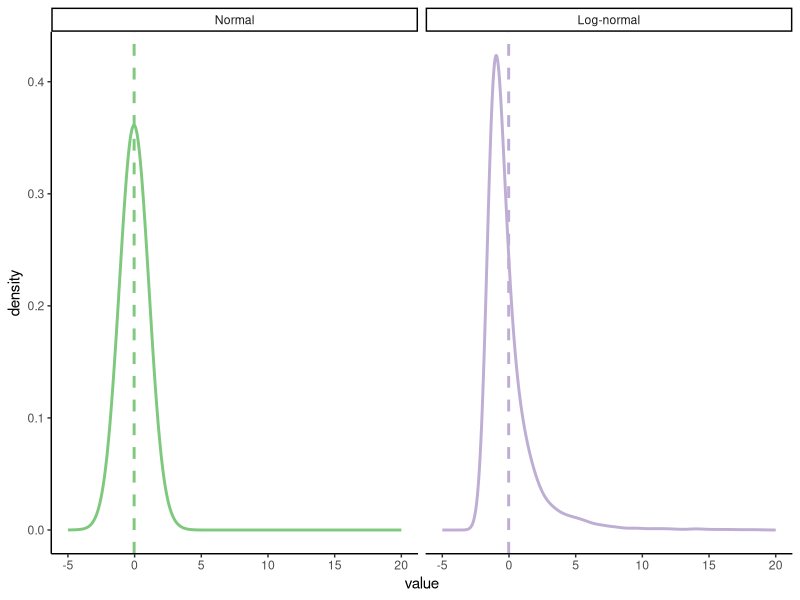
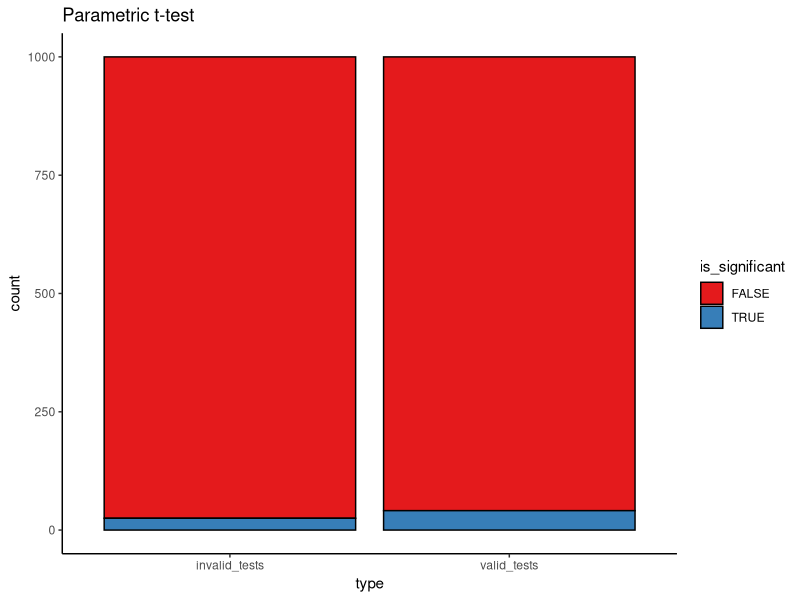
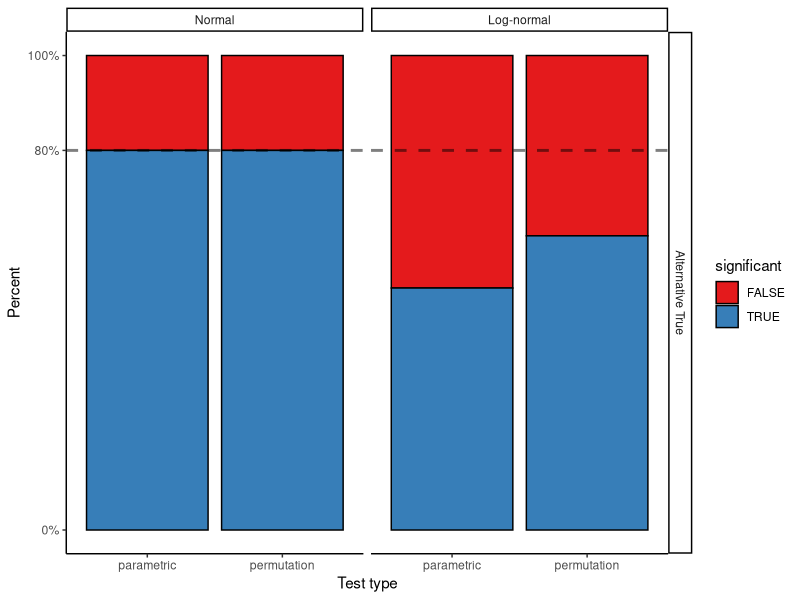
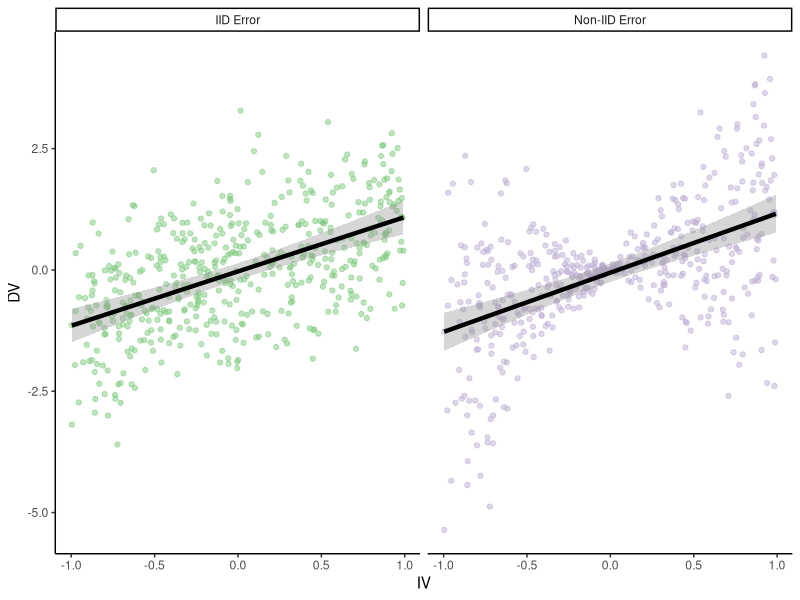
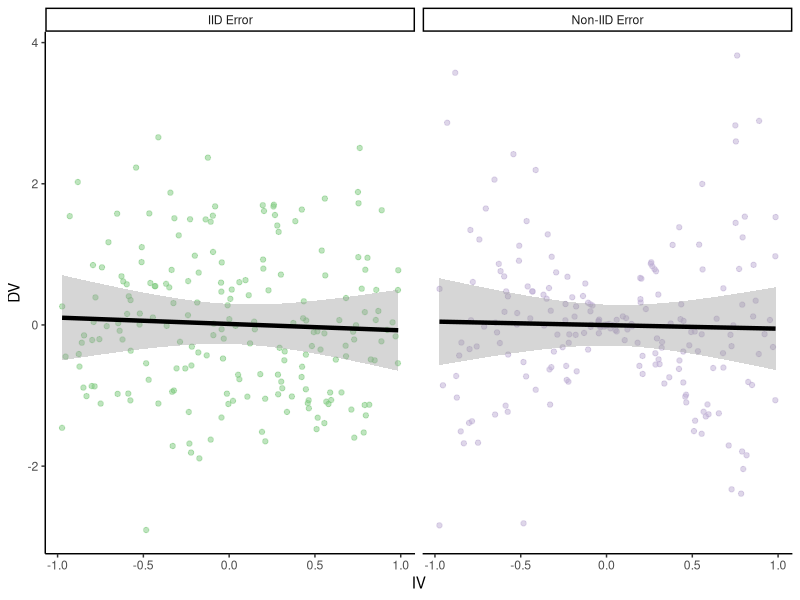
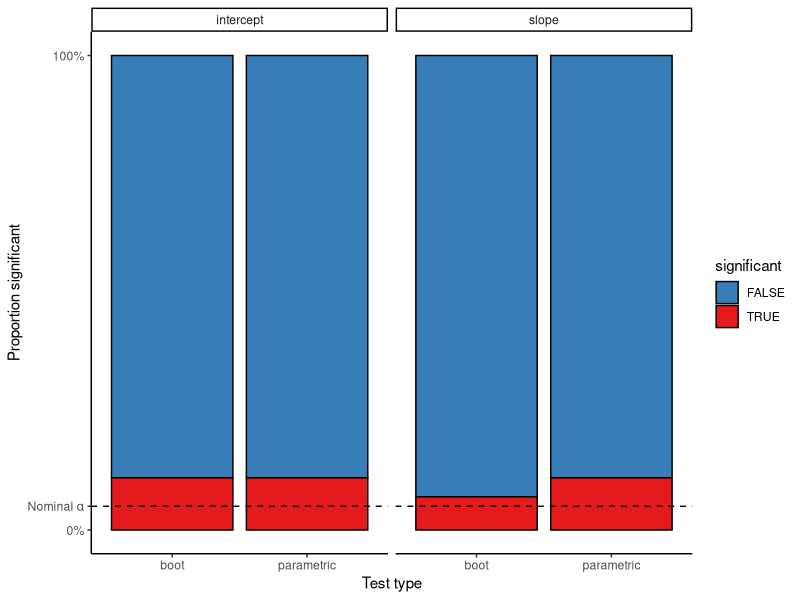
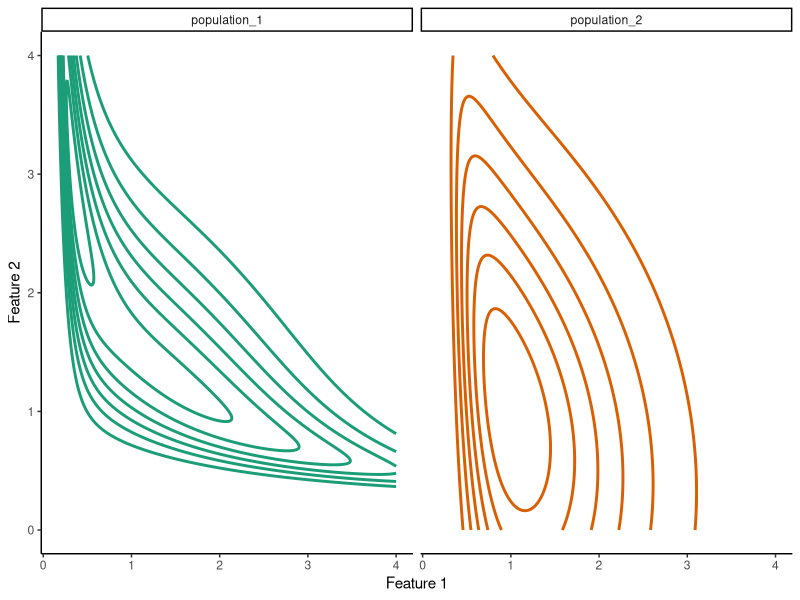
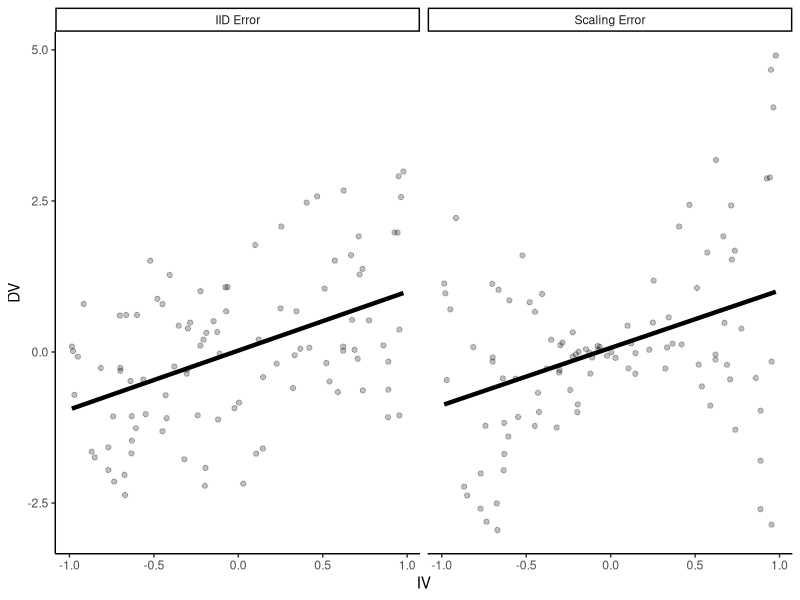

Write R code to recreate these figures, in order.
## ---- chunk 1
library("knitr")     # for knitting RMarkdown 
library("boot")      # for bootstrapping
library("patchwork") # for making figure panels
library("tidyverse") # for data wrangling etc.

opts_chunk$set(
  comment = "",
  results = "hold",
  fig.show = "hold"
)
## ---- chunk 2
theme_set(
  theme_classic() #set the theme 
)
## ---- chunk 3
num_points = 1e4
parametric_plotting_data = tibble(
  distribution = rep(c("Normal", "Log-normal"), each = num_points),
  value = c(
    rnorm(num_points, 0, 1), # normal
    exp(rnorm(num_points, 0, 1)) - exp(1 / 2)
  )
) %>%
  mutate(distribution = factor(distribution, levels = c("Normal", "Log-normal")))
## ---- chunk 4
ggplot(parametric_plotting_data, aes(x = value, color = distribution)) +
  geom_density(bw = 0.5, size = 1) +
  geom_vline(
    data = parametric_plotting_data %>%
      group_by(distribution) %>%
      summarize(mean_value = mean(value), sd_value = sd(value)),
    aes(xintercept = mean_value, color = distribution),
    linetype = 2, size = 1
  ) +
  xlim(-5, 20) +
  facet_grid(~distribution, scales = "free") +
  guides(color = F) +
  scale_color_brewer(palette = "Accent")
## ---- chunk 5
ggsave("figures/log_normal_dists.png", width=5, height=3)
## ---- chunk 6
gen_data_and_test = function(num_observations_per) {
  x = rnorm(num_observations_per, 0, 1.1)
  y = rnorm(num_observations_per, 0, 1.1)

  pnormal = t.test(x, y, var.equal = T)$p.value

  # what if the data are log-normally distributed?
  x = exp(rnorm(num_observations_per, 0, 1.1))
  y = exp(rnorm(num_observations_per, 0, 1.1))

  pnotnormal = t.test(x, y, var.equal = T)$p.value
  return(c(pnormal, pnotnormal))
}

parametric_issues_demo = function(num_tests, num_observations_per) {
  replicate(num_tests, gen_data_and_test(num_observations_per))
}
## ---- chunk 7
set.seed(0) # ensures we get the same results each time we run it

num_tests = 1000 # how many datasets to generate/tests to run
num_observations_per = 20 # how many obsservations in each dataset

parametric_issues_results = parametric_issues_demo(num_tests=num_tests, 
                                                   num_observations_per=num_observations_per)

parametric_issues_d = data.frame(valid_tests = parametric_issues_results[1,],
                                 invalid_tests = parametric_issues_results[2,],
                                 iteration=1:num_tests) %>%
  gather(type, p_value, contains("tests")) %>%
  mutate(is_significant = p_value < 0.05)

# Number significant results with normally distributed data
sum(parametric_issues_results[1,] < 0.05)

# number of significant results with log-normally distributed data
sum(parametric_issues_results[2,] < 0.05)
## ---- chunk 8
ggplot(parametric_issues_d, aes(x=type, fill=is_significant)) +
  geom_bar(stat="count", color="black") +
  scale_fill_brewer(palette="Set1") +
  labs(title="Parametric t-test")
## ---- chunk 9
boot_mean_diff_test = function(x, y) {
  obs_t = t.test(x, y)$statistic
  boot_iterate = function(x, y, indices) { # indices is a dummy here
    x_samp = sample(x, 
                    length(x), 
                    replace=T)
    y_samp = sample(y, 
                    length(y), 
                    replace=T)
    mean_diff = mean(y_samp) - mean(x_samp)
    return(mean_diff)
  }
  boots = boot(data = c(x, y), boot_iterate, R=500)
  #  boots = replicate(100, boot_iterate(x, y))
  #  quants = quantile(boots, probs=c(0.025, 0.975))
  quants = boot.ci(boots)$bca[4:5]
  return(sign(quants[1]) == sign(quants[2]))
}
## ---- chunk 10
# gen_data_and_boot_test = function(num_observations_per) {
# x = rnorm(num_observations_per, 0, 1.1)
# y = rnorm(num_observations_per, 0, 1.1)
# 
# pnormal = boot_mean_diff_test(x, y)
# 
# # what if the data are log-normally distributed?
# x = exp(rnorm(num_observations_per, 0, 1.1))
# y = exp(rnorm(num_observations_per, 1, 1.1))
# 
# pnotnormal = boot_mean_diff_test(x, y)
# return(c(pnormal, pnotnormal))
# }
# 
# boot_results = replicate(num_tests, gen_data_and_boot_test(num_observations_per))
# sum(boot_results[1,])
# sum(boot_results[2,])
## ---- chunk 11
perm_mean_diff_test = function(x, y) {
  obs_t = t.test(x, y)$statistic
  combined_data = c(x, y)
  n_combined = length(combined_data)
  n_x = length(x)
  perm_iterate = function(x, y) {
    perm = sample(n_combined)
    x_samp = combined_data[perm[1:n_x]]
    y_samp = combined_data[perm[-(1:n_x)]]
    this_t = t.test(x_samp, y_samp)$statistic
    return(this_t)
  }
  perms = replicate(500, perm_iterate(x, y))
  quants = quantile(perms, probs=c(0.025, 0.975))
  return(obs_t < quants[1] | obs_t > quants[2])
}
## ---- chunk 12
# this could be much more efficient
gen_data_and_norm_and_perm_test = function(num_observations_per) {
  d = data.frame(distribution=c(),
                 null_true=c(),
                 parametric=c(),
                 permutation=c()) 
    
  # normally distributed 
  ## null
  x = rnorm(num_observations_per, 0, 1.1)
  y = rnorm(num_observations_per, 0, 1.1)
  
  sig_par = t.test(x, y)$p.value < 0.05
  sig_perm = perm_mean_diff_test(x, y)
  d = bind_rows(d, 
                data.frame(distribution="Normal",
                           null_true=T,
                           parametric=sig_par,
                           permutation=sig_perm))
  
  ## non-null
  x = rnorm(num_observations_per, 0, 1.1)
  y = rnorm(num_observations_per, 1, 1.1)
  
  sig_par = t.test(x, y)$p.value < 0.05
  sig_perm = perm_mean_diff_test(x, y)
  d = bind_rows(d, 
                data.frame(distribution="Normal",
                           null_true=F,
                           parametric=sig_par,
                           permutation=sig_perm))
  
  # what if the data are log-normally distributed?
  ## null
  x = exp(rnorm(num_observations_per, 0, 1.1))
  y = exp(rnorm(num_observations_per, 0, 1.1))
  
  sig_par = t.test(x, y)$p.value < 0.05
  sig_perm = perm_mean_diff_test(x, y)
  d = bind_rows(d, 
                data.frame(distribution="Log-normal",
                           null_true=T,
                           parametric=sig_par,
                           permutation=sig_perm))
  
  ## non-null
  x = exp(rnorm(num_observations_per, 0, 1.1))
  y = exp(rnorm(num_observations_per, 1, 1.1))
  
  sig_par = t.test(x, y)$p.value < 0.05
  sig_perm = perm_mean_diff_test(x, y)
  d = bind_rows(d, 
                data.frame(distribution="Log-normal",
                           null_true=F,
                           parametric=sig_par,
                           permutation=sig_perm))
  
  return(d)
}
num_tests = 100

perm_results = replicate(num_tests, gen_data_and_norm_and_perm_test(num_observations_per),
                         simplify=F) %>%
  bind_rows()
## ---- chunk 13
perm_results = perm_results %>%
  gather(test_type, significant, parametric, permutation) %>%
  mutate(distribution=factor(distribution, levels=c("Normal", "Log-normal")),
         null_true=ifelse(null_true, 
                          "Null True",
                          "Alternative True"))
## ---- chunk 14
ggplot(perm_results %>%
  filter(null_true == "Alternative True"), aes(x = test_type, fill = significant)) +
  geom_bar(stat = "count", color = "black") +
  scale_fill_brewer(palette = "Set1") +
  facet_grid(null_true ~ distribution) +
  geom_hline(
    data = data.frame(
      null_true = "Alternative True",
      alpha = num_tests * 0.8
    ),
    mapping = aes(yintercept = alpha),
    linetype = 2,
    size = 1,
    alpha = 0.5
  ) +
  labs(x = "Test type", y = "Percent") +
  scale_y_continuous(
    breaks = c(0, 0.8, 1) * num_tests,
    labels = paste(c(0, 80, 100), "%", sep = "")
  )
## ---- chunk 15
ggsave("figures/perm_test.png", width=5, height=3)
## ---- chunk 16
perm_results %>% 
  group_by(test_type, distribution, null_true) %>%
  summarize(pct_significant = sum(significant)/n())
## ---- chunk 17
num_points = 500
true_intercept = 0
true_slope = 1.
set.seed(0)
parametric_ci_data = data.frame(IV = rep(runif(num_points,  -1, 1), 2),
                                type = rep(c("IID Error", "Non-IID Error"), each=num_points),
                                error = rep(rnorm(num_points, 0, 1), 2)) %>%
  mutate(DV = ifelse(
    type == "IID Error",
    true_slope*IV + error,
    true_slope*IV + 2*abs(IV)*error)) # error increases proportional to distance from 0 on the IV

## ---- chunk 18
ggplot(
  parametric_ci_data,
  aes(x = IV, y = DV, color = type)
) +
  geom_point(alpha = 0.5) +
  geom_smooth(
    method = "lm", se = T, color = "black",
    size = 1.5, level = 0.9999
  ) + # inflating the confidence bands a bit
  # to show their distribution is similar
  scale_color_brewer(palette = "Accent") +
  facet_wrap(~type) +
  guides(color = F)
## ---- chunk 19
ggsave("figures/error_dist_non_null.png", width=5, height=3)
## ---- chunk 20
summary(lm(DV ~ IV, parametric_ci_data %>% filter(type=="IID Error")))
summary(lm(DV ~ IV, parametric_ci_data %>% filter(type=="Non-IID Error")))
## ---- chunk 21
ex2_lm_bootstrap_CIs = function(data, R = 1000) {
  lm_results = summary(lm(DV ~ IV, data = data))$coefficients
  bootstrap_coefficients = function(data, indices) {
    linear_model = lm(DV ~ IV,
      data = data[indices, ]
    ) # will select a bootstrap sample of the data
    return(linear_model$coefficients)
  }

  boot_results = boot(
    data = data,
    statistic = bootstrap_coefficients,
    R = R
  )
  boot_intercept_CI = boot.ci(boot_results, index = 1, type = "bca")
  boot_slope_CI = boot.ci(boot_results, index = 2, type = "bca")
  return(data.frame(
    intercept_estimate = lm_results[1, 1],
    intercept_SE = lm_results[1, 2],
    slope_estimate = lm_results[2, 1],
    slope_SE = lm_results[2, 2],
    intercept_boot_CI_low = boot_intercept_CI$bca[4],
    intercept_boot_CI_hi = boot_intercept_CI$bca[5],
    slope_boot_CI_low = boot_slope_CI$bca[4],
    slope_boot_CI_hi = boot_slope_CI$bca[5]
  ))
}
## ---- chunk 22
set.seed(0) # for bootstraps
coefficient_CI_data = parametric_ci_data %>%
  group_by(type) %>%
  do(ex2_lm_bootstrap_CIs(.)) %>%
  ungroup() 
## ---- chunk 23
coefficient_CI_data = coefficient_CI_data %>%
  gather(variable, value, -type) %>%
  separate(variable, c("parameter", "measurement"), extra = "merge") %>%
  spread(measurement, value) %>%
  mutate(
    parametric_CI_low = estimate - 1.96 * SE,
    parametric_CI_hi = estimate + 1.96 * SE
  ) %>%
  gather(CI_type, value, contains("CI")) %>%
  separate(CI_type, c("CI_type", "high_or_low"), extra = "merge") %>%
  spread(high_or_low, value) %>%
  mutate(CI_type = factor(CI_type))
## ---- chunk 24
plot_coefficient_CI_data = function(coefficient_CI_data, errorbar_width = 0.5) {
  p = ggplot(data = coefficient_CI_data, aes(x = parameter, color = CI_type, y = estimate, ymin = CI_low, ymax = CI_hi)) +
    geom_hline(
      data = data.frame(
        parameter = c("intercept", "slope"),
        estimate = c(true_intercept, true_slope)
      ),
      mapping = aes(yintercept = estimate),
      linetype = 3
    ) +
    geom_point(size = 2, position = position_dodge(width = 0.2)) +
    geom_errorbar(position = position_dodge(width = 0.2), width = errorbar_width) +
    facet_grid(~type) +
    scale_y_continuous(breaks = c(0, 0.5, 1), limits = c(-0.2, 1.5)) +
    scale_color_brewer(palette = "Dark2", drop = F)
}
## ---- chunk 25
plot_coefficient_CI_data(coefficient_CI_data)
ggsave("figures/error_dist_CI_example.png", width = 5, height = 3)

plot_coefficient_CI_data(
  coefficient_CI_data %>%
    filter(CI_type == "parametric"), 0.25)

ggsave("figures/error_dist_CI_example_parametric_only.png", width = 5, height = 3)
## ---- chunk 26
num_points = 200
true_intercept = 0
true_slope = 0.
set.seed(0)
parametric_ci_data = data.frame(IV = rep(runif(num_points,  -1, 1), 2),
                                type = rep(c("IID Error", "Non-IID Error"), each=num_points),
                                error = rep(rnorm(num_points, 0, 1), 2)) %>%
  mutate(DV = ifelse(
    type == "IID Error",
    true_slope*IV + error,
    true_slope*IV + 2*abs(IV)*error)) # error increases proportional to distance from 0 on the IV

## ---- chunk 27
ggplot(
  parametric_ci_data,
  aes(x = IV, y = DV, color = type)
) +
  geom_point(alpha = 0.5) +
  geom_smooth(
    method = "lm", se = T, color = "black",
    size = 1.5, level = 0.9999
  ) + # inflating the confidence bands a bit
  # to show their distribution is similar
  scale_color_brewer(palette = "Accent") +
  facet_wrap(~type) +
  guides(color = F)
## ---- chunk 28
ggsave("figures/error_dist_null.png", width=5, height=3)
## ---- chunk 29

error_dist_null_sample = function(num_points) {
  true_intercept = 0
  true_slope = 0
  # We'll sample only for the scaling error case, we know IID works
  this_data = data.frame(IV = runif(num_points, -1, 1),
                         error = rnorm(num_points, 0, 1)) %>%
    mutate(DV = true_slope * IV + 2 * abs(IV) * error) # error increases proportional to distance from 0 on the IV
  
  coefficient_CI_data = ex2_lm_bootstrap_CIs(this_data,
                                             R = 200) # take fewer bootstrap samples, to speed things up
  
  coefficient_CI_data = coefficient_CI_data %>%
    gather(variable, value) %>%
    separate(variable, c("parameter", "measurement"), extra = "merge") %>%
    spread(measurement, value) %>%
    mutate(parametric_CI_low = estimate - 1.96 * SE,
           parametric_CI_hi = estimate + 1.96 * SE) %>%
    gather(CI_type, value, contains("CI")) %>%
    separate(CI_type, c("CI_type", "high_or_low"), extra = "merge") %>%
    spread(high_or_low, value) %>%
    mutate(significant = sign(CI_hi) == sign(CI_low)) %>%
    select(parameter, CI_type, significant)
  return(list(coefficient_CI_data))
}
## ---- chunk 30
num_simulations = 100
num_points = 200
set.seed(0)
noise_dist_simulation_results = replicate(num_simulations, error_dist_null_sample(num_points)) %>%
  bind_rows()
## ---- chunk 31
ggplot(noise_dist_simulation_results, aes(x = CI_type, fill = significant)) +
  geom_bar(stat = "count", color = "black") +
  scale_fill_brewer(palette = "Set1", direction = -1) +
  facet_wrap(~parameter) +
  scale_y_continuous(breaks = c(0, 0.05 * num_simulations, num_simulations),
                     labels = c("0%", expression(Nominal ~ alpha), "100%")) +
  labs(x = "Test type",
       y = "Proportion significant") +
  geom_hline(yintercept = 0.05 * num_simulations, linetype = 2)
## ---- chunk 32
ggsave("figures/error_dist_proportion_significant.png", width=5, height=3)
## ---- chunk 33
noise_dist_simulation_results %>%
  count(parameter, CI_type, significant) %>%
  mutate(prop=n/num_simulations)
## ---- chunk 34
density_similarity_conceptual_plot_data = expand.grid(
  x = seq(0, 4, 0.01),
  y = seq(0, 4, 0.01)
) %>%
  mutate(
    population_1 = exp(-((x - 2)^2 + (y - 3)^2) / 8) * exp(-((x - 2 / y)^2 + (y - 1 / x)^2) / 2), # These are definitely not proper distributions
    population_2 = exp(-((x)^2 + (y)^2) / 8) * exp(-((x / 2)^2 + (y / 2 - 1 / x)^2) / 2)
  ) %>%
  gather(population, value, contains("population"))
## ---- chunk 35
ggplot(
  density_similarity_conceptual_plot_data,
  aes(x = x, y = y, z = value, color = population)
) +
  geom_contour(size = 1, bins = 8) +
  scale_color_brewer(palette = "Dark2") +
  facet_wrap(~population) +
  labs(x = "Feature 1", y = "Feature 2") +
  guides(color = F)
## ---- chunk 36
ggsave("figures/conceptual_density_plot.png", width=5, height=3)
## ---- chunk 37
num_points = 100
true_intercept = 0
true_slope = 1.
set.seed(2) # I p-hacked the shit out of this demo to make the ideas more clear
parametric_ci_data = data.frame(
  IV = rep(runif(num_points, -1, 1), 2),
  type = rep(c("IID Error", "Scaling Error"), each = num_points),
  error = rep(rnorm(num_points, 0, 1), 2)
) %>%
  mutate(DV = ifelse(
    type == "IID Error",
    true_slope * IV + error,
    true_slope * IV + 2 * abs(IV) * error
  )) # error increases proportional to distance from 0 on the IV
## ---- chunk 38
p = ggplot(parametric_ci_data,
           aes(x = IV, y = DV)) +
  geom_point(alpha = 0.25) +
  geom_smooth(method = "lm", se = F, color = "black",
              size = 1.5) +
  facet_wrap(~type)
p
## ---- chunk 39
ggsave("figures/bootstrap_demo_0.png", width=5, height=3)
## ---- chunk 40
set.seed(15) # See above RE: p-hacking
samp_1_indices = sample(2:num_points, num_points, replace = T)
samp_1 = parametric_ci_data[c(samp_1_indices, samp_1_indices + num_points), ] # take the same rows from each type of data

set.seed(2) # See above RE: p-hacking
samp_2_indices = sample(1:num_points, num_points, replace = T)
samp_2 = parametric_ci_data[c(samp_2_indices, samp_2_indices + num_points), ]

many_samples_indices = sample(1:num_points, 8 * num_points, replace = T)
many_samples = bind_rows(
  samp_1 %>%
    mutate(sample = 1),
  samp_2 %>% mutate(sample = 2),
  parametric_ci_data[c(many_samples_indices, many_samples_indices + num_points), ] %>%
    mutate(sample = rep(rep(3:10, each = num_points), 2))
)
## ---- chunk 41
p +
  geom_point(
    data = samp_1,
    aes(color = NA), color = "red", alpha = 0.5
  )

## ---- chunk 42
ggsave("figures/bootstrap_demo_1.png", width=5, height=3)
## ---- chunk 43
p +
  geom_point(
    data = samp_1,
    aes(color = NA), color = "red", alpha = 0.5
  ) +
  geom_smooth(
    data = samp_1,
    method = "lm", se = F, color = "red",
    size = 1.5
  )

## ---- chunk 44
ggsave("figures/bootstrap_demo_2.png", width=5, height=3)
## ---- chunk 45
p + 
  geom_point(data=samp_2,
             aes(color=NA), color="red", alpha=0.5) 
## ---- chunk 46
ggsave("figures/bootstrap_demo_3.png", width=5, height=3)
## ---- chunk 47
p +
  geom_point(
    data = samp_2,
    aes(color = NA), color = "red", alpha = 0.5
  ) +
  geom_smooth(
    data = samp_2,
    method = "lm", se = F, color = "red",
    size = 1.5
  )
## ---- chunk 48
ggsave("figures/bootstrap_demo_4.png", width=5, height=3)
## ---- chunk 49
p +
  geom_smooth(
    data = many_samples,
    aes(group = sample),
    method = "lm", se = F,
    size = 1.5,
    color = "red"
  )
## ---- chunk 50
ggsave("figures/bootstrap_demo_5.png", width=5, height=3)
## ---- chunk 51
num_top_points = 23
num_mid_points = 4
num_outlier_points = 2
max_score = 100
set.seed(0)
test_score_data = data.frame(
  score = c(rbinom(num_top_points, max_score, 0.9999),
            rbinom(num_mid_points, max_score, 0.97),
            sample(0:max_score, num_outlier_points, replace = T)),
  type = "Observed sample"
)
## ---- chunk 52
get_mean_score = function(data, indices) {
  return(mean(data[indices,]$score))
}

bootstrap_results = boot(test_score_data, get_mean_score, R=100)
bootstrap_CIs = boot.ci(bootstrap_results)
bootstrap_CIs
## ---- chunk 53
test_summary_data = test_score_data %>%
  summarise(
    mean = mean(score),
    se = sd(score) / sqrt(n()),
    parametric_CI_low = mean - 1.96 * se,
    parametric_CI_high = mean + 1.96 * se
  )

test_score_data = test_score_data %>%
  bind_rows(
    data.frame(score = bootstrap_results$t, type = "Boot. sampling dist.")
  ) %>%
  mutate(type = factor(type, levels = c("Observed sample", "Boot. sampling dist.")))

test_summary_data = test_summary_data %>%
  mutate(
    type = factor("Boot. sampling dist.", levels = levels(test_score_data$type)),
    percentile_CI_low = bootstrap_CIs$percent[4],
    percentile_CI_high = bootstrap_CIs$percent[5],
    bca_CI_low = bootstrap_CIs$bca[4],
    bca_CI_high = bootstrap_CIs$bca[5]
  ) %>%
  gather(CI_type, value, contains("CI")) %>%
  separate(CI_type, c("CI_type", "endpoint"), extra = "merge") %>%
  spread(endpoint, value) %>%
  mutate(
    y = c(170, 210, 190),
    CI_type = factor(CI_type, levels = c("parametric", "percentile", "bca"), labels = c("Normal", "Boot: %", "Boot: BCA"))
  )
## ---- chunk 54
ggplot(test_summary_data %>%
  filter(CI_type != "Boot: BCA"), aes(x = score)) +
  geom_histogram(
    data = test_score_data,
    binwidth = 1
  ) +
  geom_point(
    mapping = aes(x = mean, y = y, color = CI_type),
    size = 2
  ) +
  geom_errorbarh(
    mapping = aes(y = y, color = CI_type, xmin = CI_low, x = NULL, xmax = CI_high),
    size = 1,
    position = position_dodge()
  ) +
  facet_grid(type ~ ., scales = "free_y") +
  scale_color_brewer(palette = "Dark2") +
  guides(color = guide_legend(title = "CI"))
## ---- chunk 55
ggsave("figures/bootstrap_CI_0.png", width=5, height=3)
## ---- chunk 56
ggplot(test_summary_data, aes(x = score)) +
  geom_histogram(
    data = test_score_data,
    binwidth = 1
  ) +
  geom_point(
    mapping = aes(x = mean, y = y, color = CI_type),
    size = 2
  ) +
  geom_errorbarh(
    mapping = aes(y = y, color = CI_type, xmin = CI_low, x = NULL, xmax = CI_high),
    size = 1,
    position = position_dodge()
  ) +
  facet_grid(type ~ ., scales = "free_y") +
  scale_color_brewer(palette = "Dark2") +
  guides(color = guide_legend(title = "CI"))
ggsave("figures/bootstrap_CI_1.png", width = 5, height = 3)
## ---- chunk 57
num_flips = 20
true_heads_prob = 0.9
set.seed(2)
flips = rbinom(num_flips, 1, true_heads_prob)
flip_data = data.frame(flip_result = factor(flips, labels = c("Tails", "Heads")))
## ---- chunk 58
flip_data_plot = ggplot(data = flip_data, aes(x = flips, fill = flips)) +
  geom_dotplot(binwidth = 0.03) +
  scale_x_continuous(
    breaks = c(0, 1),
    labels = c("tails", "heads")
  ) +
  scale_y_continuous(breaks = c()) +
  labs(x = "Flip result", y = "")
## ---- chunk 59
get_mean_heads = function(data, indices) {
  return(mean(data[indices, "flip_result"] == "Heads"))
}

set.seed(0)
bootstrap_results = boot(flip_data, get_mean_heads, R = 20000)
bootstrap_CIs = boot.ci(bootstrap_results)
bootstrap_CIs
## ---- chunk 60
flip_boot_plot = ggplot(
  data = data.frame(mean_flips = bootstrap_results$t),
  aes(x = mean_flips)
) +
  geom_histogram(binwidth = 0.05) +
  xlim(0, 1) +
  geom_vline(
    xintercept = 0.5,
    color = "red",
    size = 1.1
  ) +
  annotate("text",
    label = "Null value",
    color = "red",
    x = 0.43, y = 2500,
    angle = 90,
    size = 4
  ) +
  annotate("text",
    label = "95% CI",
    color = "blue",
    x = 0.75, y = 5400,
    size = 4
  ) +
  geom_errorbarh(aes(
    xmin = bootstrap_CIs$bca[4],
    xmax = bootstrap_CIs$bca[5],
    y = 5100
  ),
  color = "blue",
  size = 1.1,
  height = 200
  ) +
  labs(x = "Boot. sampling dist.")

flip_boot_plot
## ---- chunk 61
flip_data_plot + 
  flip_boot_plot +
  plot_layout()

ggsave("figures/bootstrap_test.png", width = 5, height = 2.5)
## ---- chunk 62
bootstrap_CIs = boot.ci(bootstrap_results, conf = 0.999)

flip_boot_plot = ggplot(
  data = data.frame(mean_flips = bootstrap_results$t),
  aes(x = mean_flips)
) +
  geom_histogram(binwidth = 0.05) +
  xlim(0, 1) +
  geom_vline(
    xintercept = 0.5,
    color = "red",
    size = 1.1
  ) +
  annotate("text",
    label = "Null value",
    color = "red",
    x = 0.43, y = 2500,
    angle = 90,
    size = 4
  ) +
  annotate("text",
    label = "99.9% CI",
    color = "blue",
    x = 0.75, y = 5400,
    size = 4
  ) +
  geom_errorbarh(aes(
    xmin = bootstrap_CIs$bca[4],
    xmax = bootstrap_CIs$bca[5],
    y = 5100
  ),
  color = "blue",
  size = 1.1,
  height = 200
  ) +
  labs(x = "Boot. sampling dist.")

flip_boot_plot
## ---- chunk 63
flip_data_plot + flip_boot_plot +
  plot_layout()

ggsave("figures/bootstrap_test_999.png", width=5, height=2.5)
